Frame 1 (no input): blank canvas, image omitted
Frame 60 (the mouse pressed at the canvas centre just before this capture): blank canvas, image omitted
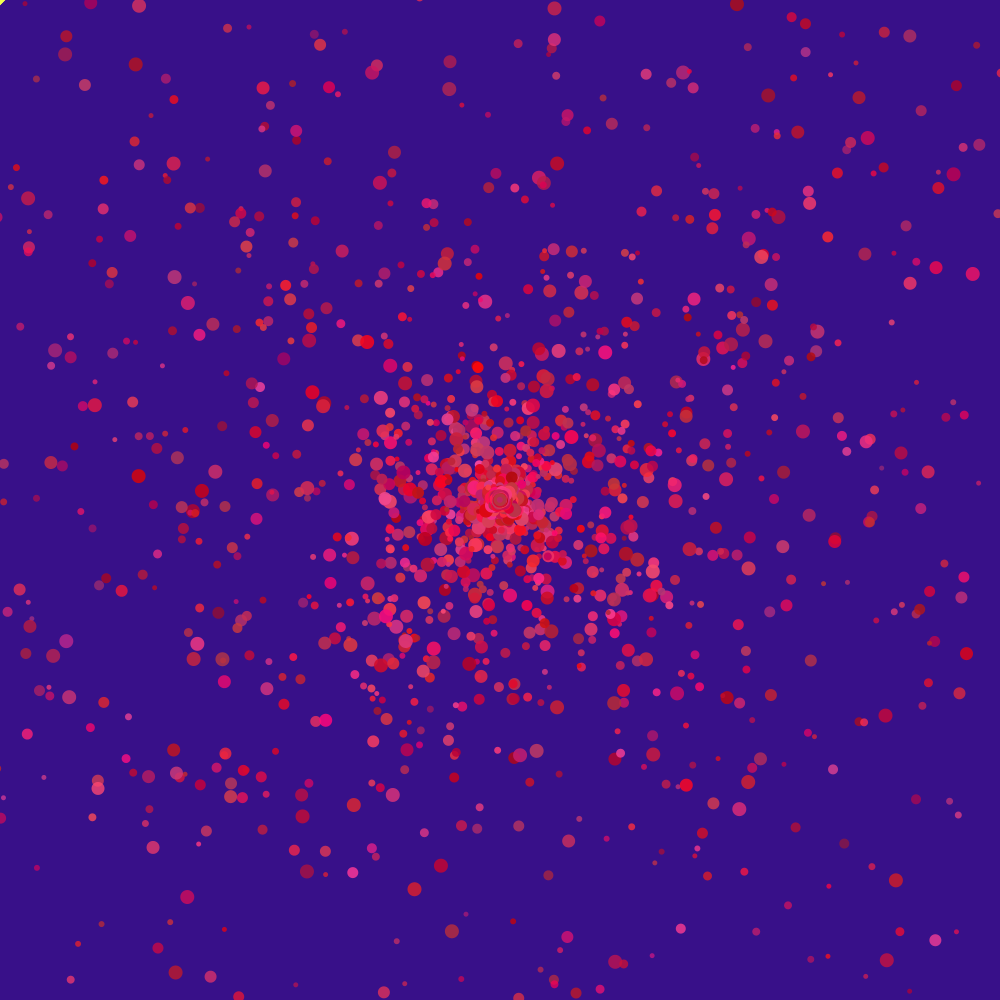
Frame 120 (the mouse held since frame 60 and released just before this capture)

The Processing sketch whose frames 1 and 60 were blank and that drew this single picture after the mouse press (run headless with seeded random() and noise(); from frame 60 on, the mouse is pressed at the canvas centre):

// Processing sketch: processing_142530
// ── processing_142530.pde

Sparkle s;
ArrayList<Sparkle> sparkles;
Explosion e;
ArrayList<Explosion> explosions;

void setup() {
  colorMode(HSB, 360, 100, 100);
  size(1000, 1000);

  noCursor();
  noStroke();

  sparkles = new ArrayList<Sparkle>();
  explosions = new ArrayList<Explosion>();
}

void draw() {
  background(color(260, 88, 54));  //dark blue
  sparkles.add(new Sparkle(new PVector(mouseX, mouseY)));

  for (int i = 0; i < sparkles.size(); i++) {
    Sparkle s = sparkles.get(i);
    s.run();
    if (s.isDead()) {
      sparkles.remove(i);
    }
  }

  if (mousePressed) {
    for (int i = 0; i < 50; ++i) {
      explosions.add(new Explosion(new PVector(mouseX, mouseY)));
    }
  }

  for (int i = 0; i < explosions.size(); ++i) {
    Explosion e = explosions.get(i);
    e.run();
    if (e.isDead()) {
      explosions.remove(i);
    }
  }
}

class Sparkle {
  PVector location;
  float lifespan;

  Sparkle(PVector l) {
    location = l.get();
    lifespan = 255;
  }

  void run() {
    update();
    display();
  }

  void update() {
    lifespan -= 4;
  }

  void display() {
    float i = random(2, 6);
    fill(64, 69, 100);  //yellow
    quad(location.x-i, location.y, location.x, location.y-i, location.x+i, location.y, location.x, location.y+i);
  }

  boolean isDead() {
    if (lifespan < 0) {
      return true;
    }
    else {
      return false;
    }
  }
}

class Explosion {
  PVector location;
  PVector velocity;
  PVector acceleration;
  int     lifespan;

  Explosion(PVector l) {
    acceleration = new PVector(random(-1.5, 1.5), random(-1.5, 1.5));
    velocity = new PVector(random(-0.01, 0), random(-0.02, 0.03));
    location = l.get();
    lifespan = 255;
  }

  void run() {
    update();
    display();
  }

  void update() {
    velocity.add(acceleration);
    location.add(velocity);
    lifespan -= 2;
  }

  void display() {
    fill(random(330, 360), random(70, 100), random(70, 100), lifespan);  //red
    int radius = (int) random(5, 15);
    ellipse(location.x, location.y, radius, radius);
  }

  boolean isDead() {
    if (lifespan < 0) {
      return true;
    }
    else {
      return false;
    }
  }
}
